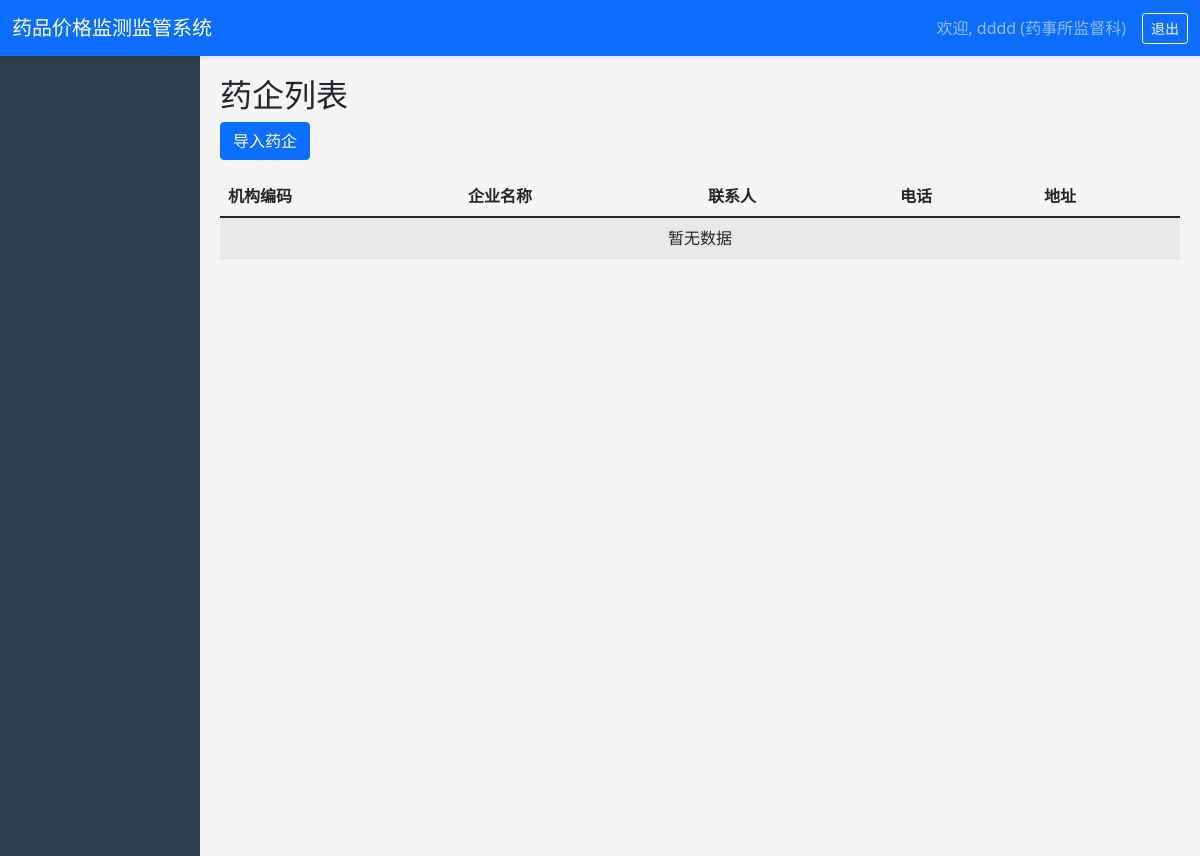
Page /companies/ (signed in) on the earlier database version.
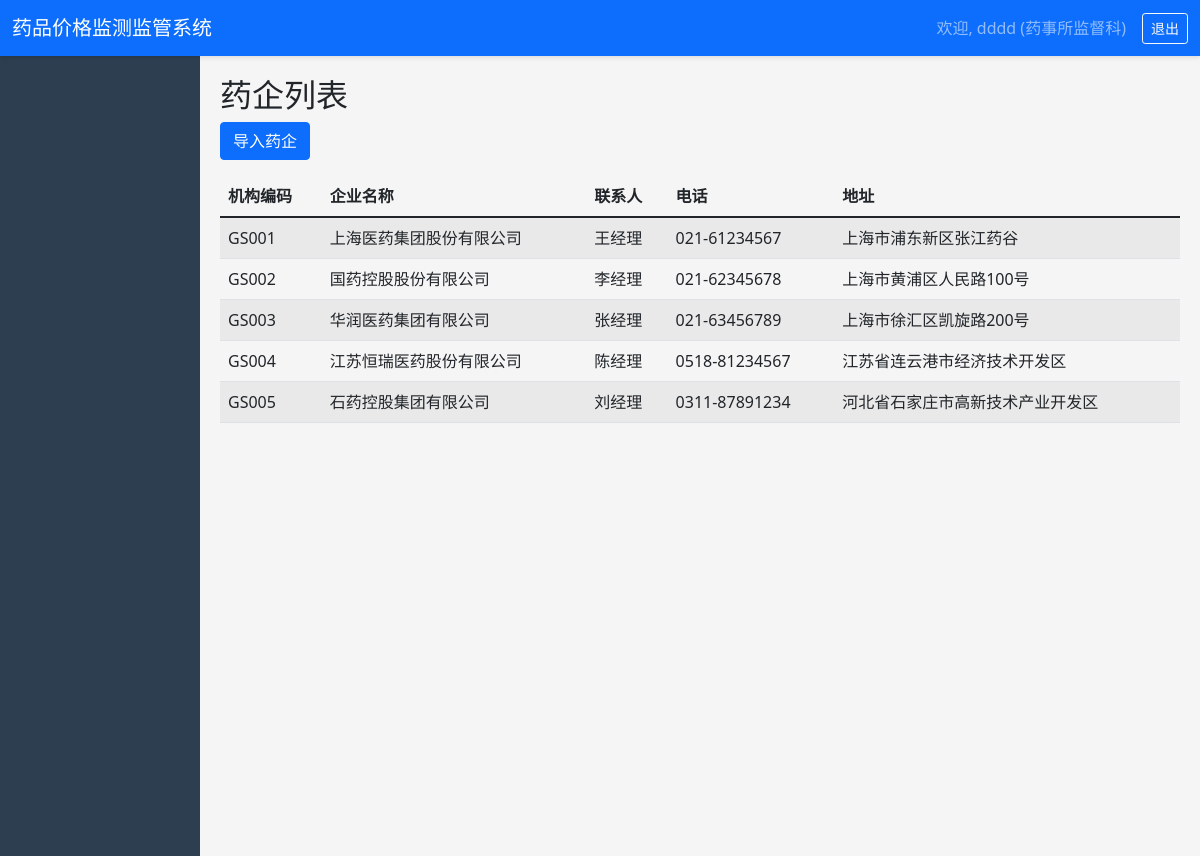
Same page on the later database version.
### core/models.py (models this page shows, shortened)
class PharmaceuticalCompany(models.Model):
    company_code = models.CharField(max_length=50, unique=True, verbose_name='机构编码')
    company_name = models.CharField(max_length=200, verbose_name='企业名称')
    contact_person = models.CharField(max_length=100, blank=True, verbose_name='联系人')
    phone = models.CharField(max_length=20, blank=True, verbose_name='电话')
    address = models.CharField(max_length=300, blank=True, verbose_name='地址')
    created_at = models.DateTimeField(auto_now_add=True)
    class Meta:
        verbose_name = '药企'
        verbose_name_plural = '药企'

### core/views.py (the view)
# urls.py: path('companies/', v.company_list, name='company_list'),
@login_required
def company_list(request):
    companies = PharmaceuticalCompany.objects.all()
    return render(request, 'core/drug/company_list.html', {'page_obj': companies})

### templates/core/drug/company_list.html (shortened to what this page needs)
{% extends 'core/base.html' %}
{% block content %}
<h2>药企列表</h2>
<a href="{% url 'company_import' %}" class="btn btn-primary mb-3">导入药企</a>
<table class="table table-striped">
    <thead>
        <tr>
            <th>机构编码</th>
            <th>企业名称</th>
            <th>联系人</th>
            <th>电话</th>
            <th>地址</th>
        </tr>
    </thead>
    <tbody>
        {% for c in page_obj %}
        <tr>
            <td>{{ c.company_code }}</td>
            <td>{{ c.company_name }}</td>
            <td>{{ c.contact_person|default:'-' }}</td>
            <td>{{ c.phone|default:'-' }}</td>
            <td>{{ c.address|default:'-' }}</td>
        </tr>
        {% empty %}
        <tr><td colspan="5" class="text-center">暂无数据</td></tr>
        {% endfor %}
    </tbody>
</table>
{% endblock %}

Differences in the rows shown:
added PharmaceuticalCompany: company_code "GS001", company_name "上海医药集团股份有限公司", contact_person "王经理", phone "021-61234567", address "上海市浦东新区张江药谷"
added PharmaceuticalCompany: company_code "GS002", company_name "国药控股股份有限公司", contact_person "李经理", phone "021-62345678", address "上海市黄浦区人民路100号"
added PharmaceuticalCompany: company_code "GS003", company_name "华润医药集团有限公司", contact_person "张经理", phone "021-63456789", address "上海市徐汇区凯旋路200号"
added PharmaceuticalCompany: company_code "GS004", company_name "江苏恒瑞医药股份有限公司", contact_person "陈经理", phone "0518-81234567", address "江苏省连云港市经济技术开发区"
added PharmaceuticalCompany: company_code "GS005", company_name "石药控股集团有限公司", contact_person "刘经理", phone "0311-87891234", address "河北省石家庄市高新技术产业开发区"
Other differences:
text no longer shown: "暂无数据"
